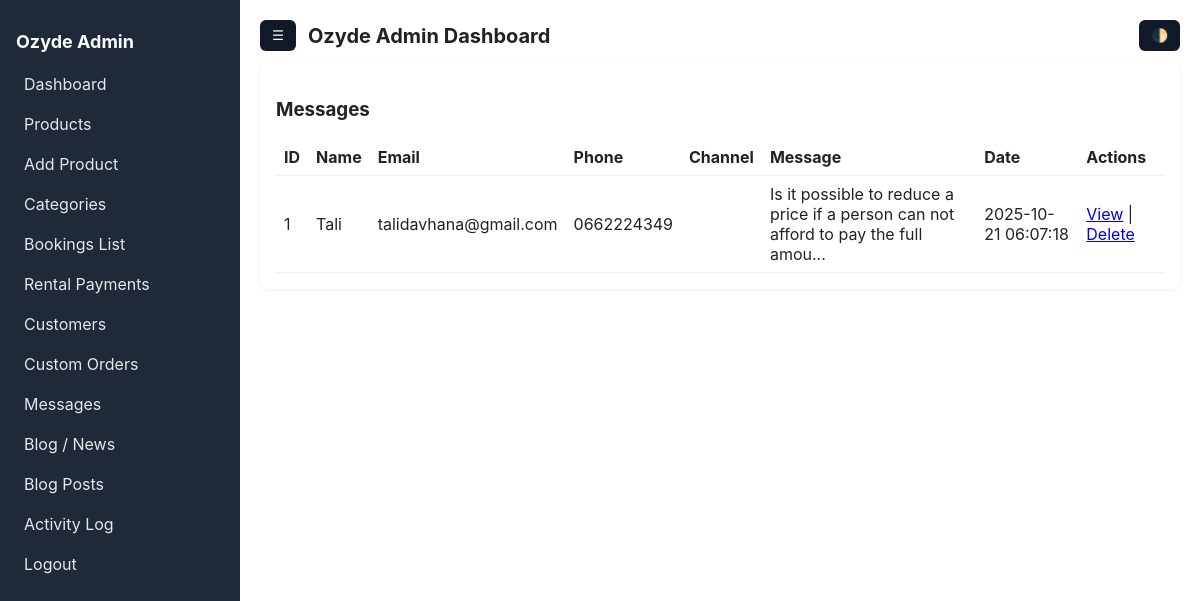
Screenshot of /admin/messages_list.php (signed in) with the database file from the repository.
### tables this page shows
CREATE TABLE `messages` (
  `message_id` int(11) NOT NULL,
  `user_id` int(11) DEFAULT NULL,
  `name` varchar(100) DEFAULT NULL,
  `email` varchar(150) DEFAULT NULL,
  `phone` varchar(20) DEFAULT NULL,
  `message` text NOT NULL,
  `channel` enum('whatsapp','contact_form') DEFAULT 'whatsapp',
  `created_at` timestamp NOT NULL DEFAULT current_timestamp()
);

### admin/config.php (called while the page is built, shortened)
<?php
function csrf() {
    return $_SESSION['csrf_token'];
}
function e($str) {
    return htmlspecialchars($str, ENT_QUOTES, 'UTF-8');
}
?>

### admin/messages_list.php (the view)
<?php
require_once __DIR__ . '/admin_auth.php';
require_once __DIR__ . '/header.php';
$res = $mysqli->query("SELECT * FROM messages ORDER BY created_at DESC LIMIT 500");
?>
<div class="card">
  <h3>Messages</h3>
  <table class="table">
    <thead>
      <tr><th>ID</th><th>Name</th><th>Email</th><th>Phone</th><th>Channel</th><th>Message</th><th>Date</th><th>Actions</th></tr>
    </thead>
    <tbody>
      <?php while ($m = $res->fetch_assoc()): ?>
      <tr>
        <td><?= e($m['message_id']) ?></td>
        <td><?= e($m['name']) ?></td>
        <td><?= e($m['email']) ?></td>
        <td><?= e($m['phone']) ?></td>
        <td><?= e($m['channel']) ?></td>
        <td><?= e(substr($m['message'],0,80)) ?>...</td>
        <td><?= e($m['created_at']) ?></td>
        <td>
          <a href="message_view.php?id=<?= e($m['message_id']) ?>">View</a> |
          <a href="message_delete.php?id=<?= e($m['message_id']) ?>&_csrf=<?= csrf() ?>" data-confirm="Delete this message?">Delete</a>
        </td>
      </tr>
      <?php endwhile; ?>
    </tbody>
  </table>
</div>
<?php require_once __DIR__ . '/footer.php'; ?>

### admin/assets/admin.css (style rules this page uses)
* { box-sizing: border-box; }
body { font-family: Inter, Segoe UI, Helvetica, Arial, sans-serif; margin: 0; color: #222; background: #f6f6f8; }
.card { background: #fff; padding: 16px; border-radius: 8px; box-shadow: 0 1px 4px rgba(0,0,0,.06); margin-bottom: 16px; }
.table { width: 100%; border-collapse: collapse; }
.table th, .table td { padding: 8px; border-bottom: 1px solid #eee; text-align: left; }

### rows the page displays
messages: message_id "1", name "Tali", email "talidavhana@gmail.com", phone "0662224349", message "Is it possible to reduce a price if a person can not afford to pay the full amou", created_at "2025-10-21 06:07:18"
